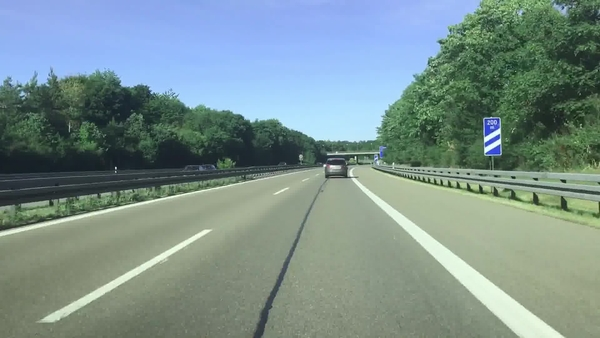
#> input picture road.jpg, 600 x 338 px
$ jupyter execute Notebook1_Filtering_Canny_Hough.ipynb   (shell and % lines are left out)
#> lines starting #> are read from the running program, lines starting #| are printed output that depends on the picture; after the words box and inside, x2 and y2 are one past the last pixel; in counts of white or black regions, pixels touching at a corner belong together
<a href="https://colab.research.google.com/github/Ela-sh8/Line_Detection_CANNY_HOUGH_RANSAC/blob/main/Notebook1_Filtering_Canny_Hough.ipynb" target="_parent"></a>

<div dir="ltr">

  <h2 align=center style="line-height:200%;color:#0099cc">
    <font face="vazir" color="#0099cc">
      Classical Edge & Line Detection Pipeline (Filtering → Canny → Hough/RANSAC)
    </font>
  </h2>

This notebook provides a **controlled empirical study** of a classical computer vision pipeline for line detection in road-like scenes.
The focus is not on building a production system, but on **analyzing robustness** of edge and line detection under:
- Synthetic noise (Gaussian / Salt & Pepper)
- Different smoothing filters
- Automatic thresholding for Canny
- HoughLinesP parameters (and optional RANSAC line fitting)

The main outcome is a set of qualitative/quantitative observations about stability and failure modes of classical methods.

</div>

[cell 1]
# Core dependencies for image processing and visualization.

import cv2
import numpy as np
import pandas as pd
import matplotlib.pyplot as plt

plt.rcParams["figure.figsize"] = (6,6)

def imshow(img, title="", cmap=None):
    plt.figure()
    if img.ndim == 2:
        plt.imshow(img, cmap=cmap or "gray")
    else:
        plt.imshow(cv2.cvtColor(img, cv2.COLOR_BGR2RGB))
    plt.title(title)
    plt.axis("off")
    plt.show()

def psnr(ref, den):
    mse = np.mean((ref.astype(np.float32) - den.astype(np.float32))**2)
    if mse == 0:
        return 99.0
    return 20 * np.log10(255.0 / np.sqrt(mse))

def to_gray(bgr):
    return cv2.cvtColor(bgr, cv2.COLOR_BGR2GRAY)

[cell 2]
# Load input image and convert to grayscale for classical edge-based processing.

IMG_PATH = "road.jpg"
img_bgr = cv2.imread(IMG_PATH, cv2.IMREAD_COLOR)
#> img_bgr is the input picture: shape (338, 600, 3); mean B, G, R 141.2, 144.2, 122.8
assert img_bgr is not None, "Cannot load image"
img_gray = to_gray(img_bgr)

imshow(img_bgr, "Original (BGR)")

[cell 3]
# Noise injection utilities: simulate Gaussian and Salt & Pepper noise to stress-test the pipeline.

def add_gaussian_noise(img_u8, sigma=15):
#> called with sigma = 20
    row, col = img_u8.shape
    gauss = np.random.normal(0, sigma, (row, col))
    noisy = img_u8.astype(np.float32) + gauss
    noisy = np.clip(noisy, 0, 255).astype(np.uint8)

    return noisy

def add_salt_pepper(img_u8, p=0.02):
#> called with p = 0.03
    noisy = img_u8.copy()
    row, col = noisy.shape
    num = int(p * row * col)

    # Salt(white)
    row_coords = np.random.randint(0, row, num)
    col_coords = np.random.randint(0, col, num)
    noisy[row_coords, col_coords] = 255

    # Pepper(black)
    row_coords = np.random.randint(0, row, num)
    col_coords = np.random.randint(0, col, num)
    noisy[row_coords, col_coords] = 0
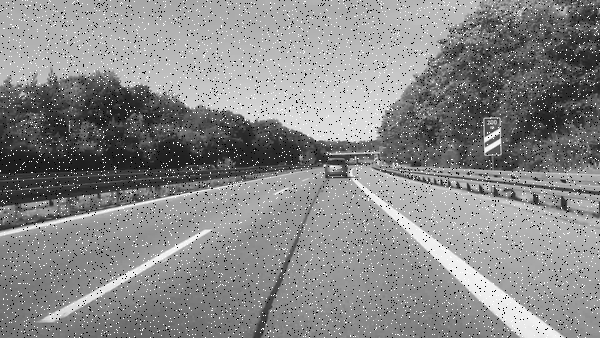
#> noisy: shape (338, 600); min 0, max 255, mean 136.8

    return noisy

gauss_noisy = add_gaussian_noise(img_gray, sigma=20)
sp_noisy    = add_salt_pepper(img_gray, p=0.03)

[cell 4]
results = []

# Gaussian Noise + 3 filters
gaussian_on_gauss   = cv2.GaussianBlur(gauss_noisy, (5,5), 1.5)
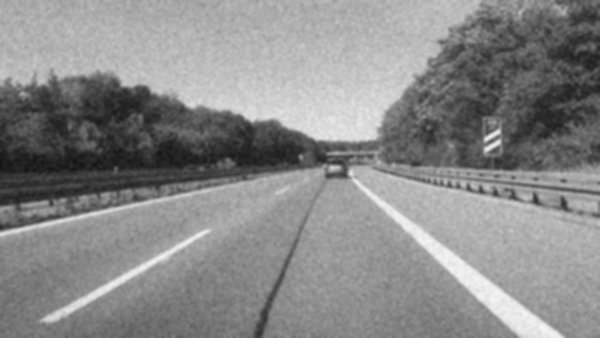
#> gaussian_on_gauss: shape (338, 600); min 19, max 246, mean 136.9
median_on_gauss     = cv2.medianBlur(gauss_noisy, 5)
bilateral_on_gauss  = cv2.bilateralFilter(gauss_noisy, d=9, sigmaColor=75, sigmaSpace=75)

results.append(("Gaussian Noise", "Gaussian Blur", psnr(img_gray, gaussian_on_gauss)))
#> in psnr, `mse = np.mean((ref.astype(np.float32) - den.astype(np.float32))**2)`: mse = 102.2
results.append(("Gaussian Noise", "Median Filter", psnr(img_gray, median_on_gauss)))
results.append(("Gaussian Noise", "Bilateral Filter", psnr(img_gray, bilateral_on_gauss)))

# Salt & Pepper Noise + 3 filters
gaussian_on_sp   = cv2.GaussianBlur(sp_noisy, (5,5), 1.5)
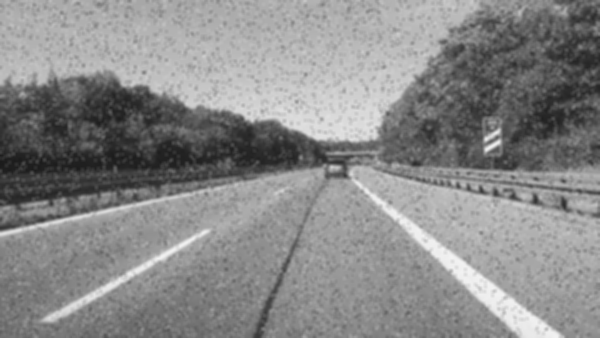
#> gaussian_on_sp: shape (338, 600); min 27, max 243, mean 136.8
median_on_sp     = cv2.medianBlur(sp_noisy, 5)
bilateral_on_sp  = cv2.bilateralFilter(sp_noisy, d=9, sigmaColor=75, sigmaSpace=75)

results.append(("Salt & Pepper Noise", "Gaussian Blur", psnr(img_gray, gaussian_on_sp)))
results.append(("Salt & Pepper Noise", "Median Filter", psnr(img_gray, median_on_sp)))
results.append(("Salt & Pepper Noise", "Bilateral Filter", psnr(img_gray, bilateral_on_sp)))

[cell 5]
for noise, filt, val in results:
    print(f"{filt} on {noise}: PSNR = {val:.2f} dB")
#> this loop made 6 passes
#> (noise, filt, val) on passes 1 to 6: ('Gaussian Noise', 'Gaussian Blur', 28.04), ('Gaussian Noise', 'Median Filter', 27.19), ('Gaussian Noise', 'Bilateral Filter', 28.22), ('Salt & Pepper Noise', 'Gaussian Blur', 26.33), ('Salt & Pepper Noise', 'Median Filter', 28.35), ('Salt & Pepper Noise', 'Bilateral Filter', 23.03)
#> (printed output is left out)

[cell 6]
# show imgs
plt.figure(figsize=(15,10))

# original image on noise
plt.subplot(3,3,1); plt.imshow(img_bgr, cmap="gray"); plt.title("Original"); plt.axis("off")
plt.subplot(3,3,2); plt.imshow(gauss_noisy, cmap="gray"); plt.title("Gaussian Noise"); plt.axis("off")
plt.subplot(3,3,3); plt.imshow(sp_noisy, cmap="gray"); plt.title("Salt & Pepper Noise"); plt.axis("off")

# filters on Gaussian noise
plt.subplot(3,3,4); plt.imshow(gaussian_on_gauss, cmap="gray"); plt.title("Gaussian Blur (Gauss)"); plt.axis("off")
plt.subplot(3,3,5); plt.imshow(median_on_gauss, cmap="gray"); plt.title("Median (Gauss)"); plt.axis("off")
plt.subplot(3,3,6); plt.imshow(bilateral_on_gauss, cmap="gray"); plt.title("Bilateral (Gauss)"); plt.axis("off")

# filters on Salt & Pepper noise
plt.subplot(3,3,7); plt.imshow(gaussian_on_sp, cmap="gray"); plt.title("Gaussian Blur (S&P)"); plt.axis("off")
plt.subplot(3,3,8); plt.imshow(median_on_sp, cmap="gray"); plt.title("Median (S&P)"); plt.axis("off")
plt.subplot(3,3,9); plt.imshow(bilateral_on_sp, cmap="gray"); plt.title("Bilateral (S&P)"); plt.axis("off")

plt.tight_layout()
plt.show()

[cell 7]
#Comparing using a bar chart
labels = [f"{filt}\n({noise})" for noise, filt, _ in results]
#> labels = 6 items
values = [val for _, _, val in results]
#> values = [28.04, 27.19, 28.22, 26.33, 28.35, 23.03]

plt.figure(figsize=(10,6))
plt.bar(labels, values, color="skyblue")
plt.ylabel("PSNR (dB)")
plt.title("Comparison of Filters on Different Noises")
for i, v in enumerate(values):
    plt.text(i, v+0.2, f"{v:.2f}", ha="center", fontsize=9)
#> this loop made 6 passes
plt.xticks(rotation=30, ha="right")
plt.tight_layout()
plt.show()
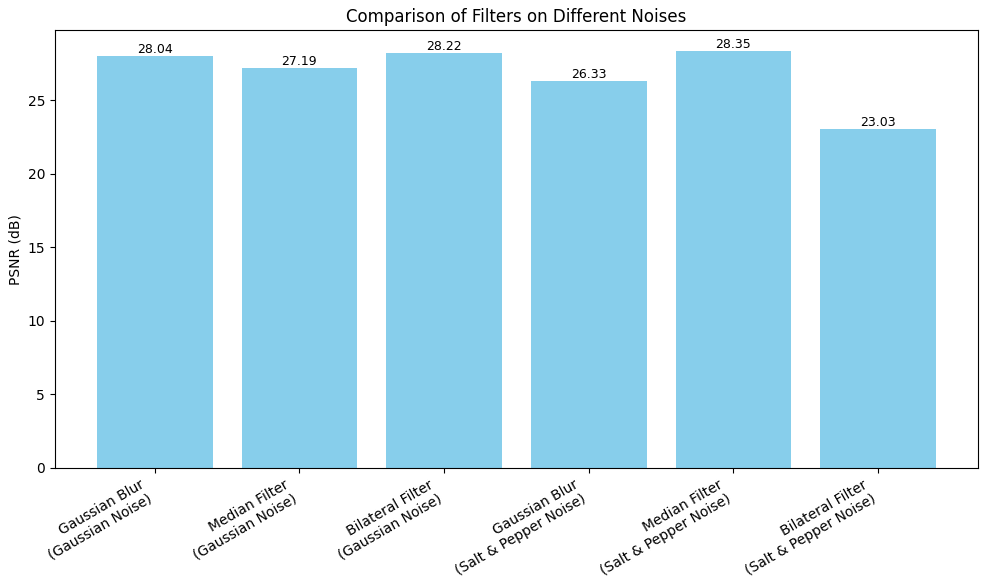
#> figure drawn by matplotlib, 1 panel; tallest bar 28.35 high, from x = 3.6 to 4.4

<div dir="ltr">

**Analysis:**

Gaussian Noise: Bilateral and Gaussian filters perform best due to their smooth averaging behavior, which matches the statistical nature of Gaussian noise. Median filtering is less effective in this case.

Salt-and-Pepper Noise: Median filtering achieves the highest performance (PSNR ≈ 28.3) by effectively removing impulse outliers, while Gaussian and Bilateral filters tend to blur noise and edges.

***Conclusion:***

Gaussian/Bilateral filters are suitable for Gaussian noise, whereas Median filtering is optimal for Salt-and-Pepper noise.

</div>

<div dir="ltr">
  <h1 align=left style="line-height:200%;color:#0099cc">
    <font face="vazir" color="#0099cc">
      Canny Edge Detection (Automatic)
    </font>
  </h1>
</div>

<div dir="ltr">

🔹 **Method Description**

The Canny edge detector consists of four main stages:

Gaussian smoothing to reduce noise

Gradient magnitude computation (typically using Sobel operators)

Non-maximum suppression to thin edge responses

Hysteresis thresholding to retain valid edges using two thresholds

The choice of lower and upper thresholds plays a critical role in the quality of the detected edges.

 ***Experimental Setup***

Thresholds are selected automatically based on image statistics (median gradient magnitude).
Multiple threshold ratios are evaluated, and the relationship between threshold selection and edge density is analyzed by plotting the number of detected edge pixels versus threshold ratios.

</div>

[cell 8]
# Automatic Canny: compute thresholds from image statistics (median) and return edge map.

def auto_canny(img_u8, low_ratio=0.66, high_ratio=1.33, blur_ksize=5):

    blurred = cv2.GaussianBlur(img_u8, (blur_ksize, blur_ksize), 1.0)
    v = np.median(blurred)

    lower = int(max(0, low_ratio * v))
    upper = int(min(255, high_ratio * v))

    edges = cv2.Canny(blurred, lower, upper)
    return edges, (lower, upper)

# test(Commonly used ratios)
ratios = [(0.5, 1.5), (0.33, 1.33), (0.2, 1.2)]
counts = []

for lr, hr in ratios:
    edges, (low, high) = auto_canny(img_bgr, low_ratio=lr, high_ratio=hr)
    num_edges = np.sum(edges > 0)
    counts.append(num_edges)
    plt.figure()
    plt.imshow(edges, cmap="gray")
    plt.title(f"Canny (low={low}, high={high})")
    plt.axis("off")
    plt.show()
#> this loop made 3 passes
#> (lower in auto_canny, upper in auto_canny, low, high, num_edges) on passes 1 to 3: (69, 208, 69, 208, 8311), (45, 184, 45, 184, 11473), (27, 166, 27, 166, 14389)
#> pass 1, in auto_canny, `edges = cv2.Canny(blurred, lower, upper)`:
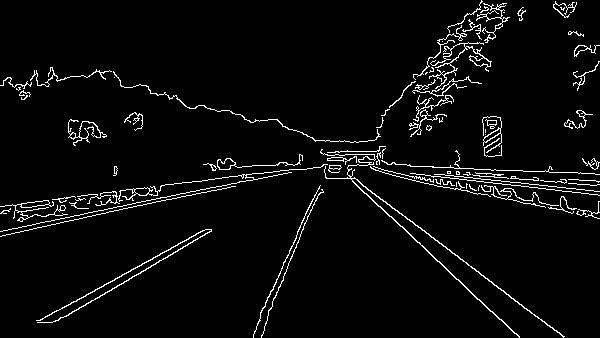
#> edges: shape (338, 600); 4.1% white in thin lines or dots
#> after the loop, counts = [8311, 11473, 14389]

[cell 9]
# plot
plt.figure(figsize=(6,4))
labels = [f"{lr}-{hr}" for lr, hr in ratios]
plt.bar(labels, counts, color="skyblue")
plt.ylabel("Number of Edge Pixels")
plt.title("Effect of Threshold Ratios on Edge Detection")
plt.show()
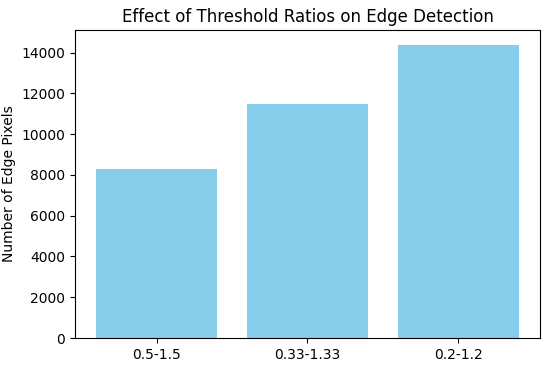
#> figure drawn by matplotlib, 1 panel; tallest bar 14389 high, from x = 1.6 to 2.4

<div dir="ltr">

**Analysis:**

Low thresholds: Detect many weak edges, resulting in noisy and cluttered outputs.

Medium thresholds: Preserve main structures while suppressing noise, offering the best balance.

High thresholds: Keep only strong edges, producing clean results but losing fine details.

Conclusion:
Moderate threshold values provide the most reliable edge detection.

</div>

<div dir="ltr">
  <h1 align=left style="line-height:200%;color:#0099cc">
    <font face="vazir" color="#0099cc">
      Line Detection with HoughLinesP and Line Coverage
    </font>
  </h1>
</div>

<div dir="ltr">

🔹 **HoughLinesP and Line Coverage**

The Hough transform represents image lines in a
(
𝜌
,
𝜃
)
(ρ,θ) parameter space, while HoughLinesP returns finite line segments suitable for practical detection.

Detection quality is highly sensitive to parameters such as the threshold and minimum line length.
Lines are detected using cv2.HoughLinesP, and a coverage metric is defined as the percentage of edge pixels covered by the detected segments.

A grid search over Hough parameters is performed, and the resulting line segments are overlaid on the original image to assess coverage of dominant structures (e.g., road lines) and the detection of short segments.

</div>

[cell 10]
# Apply trapezoid ROI mask on edge (Canny) image.

def roi_trapezoid(edge_img, left_ratio=0.42, right_ratio=0.58, height_ratio=0.6):

    # edge_img: binary edge image (output of Canny)
    # left_ratio: relative width of top-left point
    # right_ratio: relative width of top-right point
    # height_ratio: relative height of trapezoid top

#> called with left_ratio = 0.42, right_ratio = 0.58, height_ratio = 0.6
    h, w = edge_img.shape[:2]

    # define trapezoid vertices
    pts = np.array([[
        (0, h-1), (w-1, h-1),                      # bottom-left, bottom-right
        (int(w*right_ratio), int(h*height_ratio)), # top-right
        (int(w*left_ratio),  int(h*height_ratio))  # top-left
    ]], dtype=np.int32)

    # create black mask
    mask = np.zeros_like(edge_img, dtype=np.uint8)
    # fill trapezoid with white
    cv2.fillPoly(mask, pts, 255)
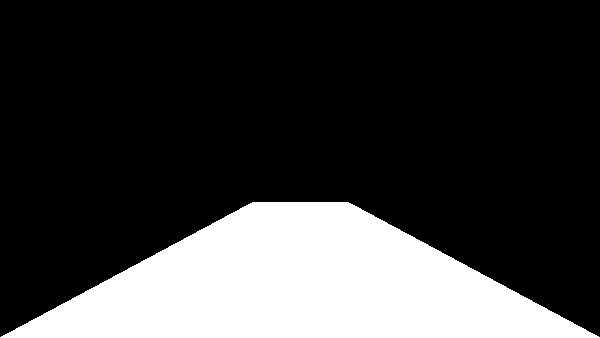
#> mask: shape (338, 600); 23.4% white; 1 white region, box (x1, y1, x2, y2) and area: (0, 202, 600, 338) 47508

    # apply mask on edges
    masked = cv2.bitwise_and(edge_img, mask)
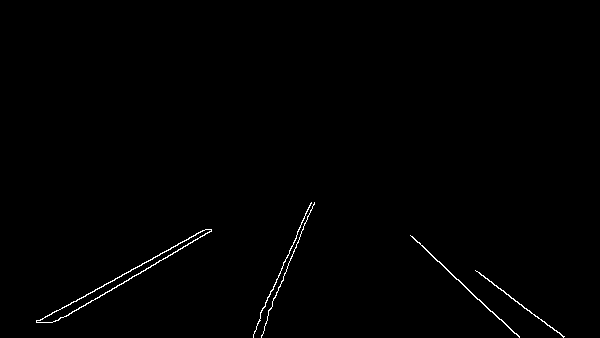
#> masked: shape (338, 600); 0.61% white in thin lines or dots, all inside (x1, y1, x2, y2) = (36, 202, 565, 338)
    return masked, pts, mask


# edges from Canny
roi_edges, roi_points, roi_mask = roi_trapezoid(edges)
#> roi_points = [[0, 337], [599, 337], [348, 202], [252, 202]]

# show results
plt.figure(figsize=(12,5))
plt.subplot(1,3,1); plt.imshow(edges, cmap="gray");     plt.title("Canny edges"); plt.axis("off")
plt.subplot(1,3,2); plt.imshow(roi_mask, cmap="gray");  plt.title("ROI Mask (trapezoid)"); plt.axis("off")
plt.subplot(1,3,3); plt.imshow(roi_edges, cmap="gray"); plt.title("Edges ∩ ROI"); plt.axis("off")
plt.show()

print("ROI points:", roi_points)
#| ROI points: [[[  0 337]
#|   [599 337]
#|   [348 202]
#|   [252 202]]]

[cell 11]
# Line detection using Probabilistic Hough Transform and optional coverage mask visualization.

def detect_lines_houghp(edges, rho=1, theta=np.pi/180, threshold=50, minLineLength=50, maxLineGap=10):

    lines = cv2.HoughLinesP(edges, rho, theta, threshold,minLineLength=minLineLength, maxLineGap=maxLineGap)

    return [l[0].tolist() for l in lines]

def line_coverage(edges, lines, dilate_ksize=3):

    # draw lines on a black canvas
    L = np.zeros_like(edges, dtype=np.uint8)
    for (x1,y1,x2,y2) in lines:
        cv2.line(L, (x1,y1), (x2,y2), 255)

     # dilate lines to cover nearby edge pixels
    kernel = np.ones((dilate_ksize, dilate_ksize), np.uint8)
    L = cv2.dilate(L, kernel)

    # compare with edge pixels
    E = (edges > 0).astype(np.uint8)
    covered = np.sum((L > 0) & (E > 0))
    total   = np.sum(E)
    return 100.0 * covered / max(1, total)

[cell 12]
param_grid = [
    {"threshold": 30, "minLineLength": 20, "maxLineGap": 30},
    {"threshold": 50, "minLineLength": 30, "maxLineGap": 10},
    {"threshold": 80, "minLineLength": 50, "maxLineGap": 20},
    {"threshold": 100, "minLineLength": 80, "maxLineGap": 30},]

results = []

for cfg in param_grid:
    lines = detect_lines_houghp(roi_edges,
                                threshold=cfg["threshold"],
                                minLineLength=cfg["minLineLength"],
                                maxLineGap=cfg["maxLineGap"])

    cov = line_coverage(roi_edges, lines, dilate_ksize=3)
    results.append((cfg, cov, lines))

    print(cfg, "‍‍\n coverage:", round(cov, 2), "%")
#> this loop made 4 passes
#> (covered in line_coverage, cov) on passes 1 to 4: (1204, 97.73), (1143, 92.78), (1156, 93.83), (886, 71.92)
#> (printed output is left out)
#> after the loop, results = 4 items

[cell 13]
best_cfg, best_cov, best_lines = max(results, key=lambda x: x[1])
#> best_cfg = {'threshold': 30, 'minLineLength': 20, 'maxLineGap': 30}; best_cov = 97.73; best_lines = 13 items, first 6: [36, 322, 202, 230], [66, 316, 211, 229], [38, 322, 206, 229], [267, 317, 312, 206], [475, 270, 563, 336], [412, 236, 519, 336]
print("Best config:", best_cfg, "Coverage:", round(best_cov, 2), "%")
#| Best config: {'threshold': 30, 'minLineLength': 20, 'maxLineGap': 30} Coverage: 97.73 %

# show on org img
img_with_lines = img_bgr.copy()
for (x1, y1, x2, y2) in best_lines:
    cv2.line(img_with_lines, (x1, y1), (x2, y2), (0, 0, 255), 2)
#> this loop made 13 passes
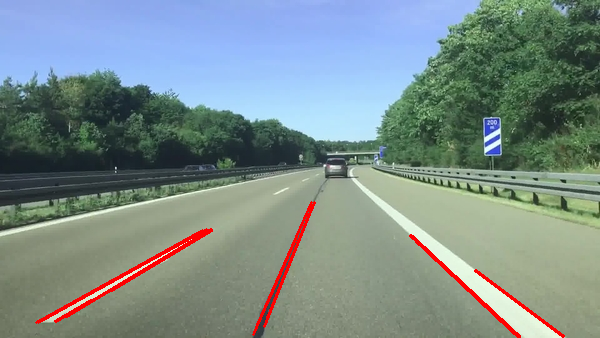
#> img_with_lines: shape (338, 600, 3); 1.63% of pixels changed, all inside (x1, y1, x2, y2) = (35, 201, 565, 338)

plt.figure(figsize=(8,8))
plt.imshow(cv2.cvtColor(img_with_lines, cv2.COLOR_BGR2RGB))
plt.title(f"Best HoughP (coverage={best_cov:.2f}%)")
plt.axis("off")
plt.show()

<div dir="ltr">

**Analysis:**

HoughLinesP successfully detects the main road lines with high accuracy, achieving over 93% edge coverage, indicating reliable performance on strong and continuous structures.
However, the left-side boundary line near the guardrail is not detected, likely due to weak or fragmented edges and insufficient votes in the parameter space.

Adjusting parameters (lower thresholds or shorter minimum line lengths) increases detection of short segments but still fails to recover this weak line.
Overall, HoughLinesP performs well for clear and dominant road lines, but struggles with faint or noisy structures, motivating improved preprocessing or complementary methods such as RANSAC.

</div>

<div dir="ltr">
<h2 align=left style="line-height:200%;color:#0099cc">
    <font face="vazir" color="#0099cc">
      Dominant Line Estimation with RANSAC
    </font>
  </h2>

RANSAC is a robust model-fitting algorithm designed to handle outliers.
At each iteration, two edge points are randomly sampled to estimate a candidate line, and the number of inliers within a distance threshold is counted.
The model with the highest inlier support is selected as the dominant line.

In this stage, RANSAC is implemented to estimate the single dominant line from edge points.
Its inlier coverage is compared against the best-performing Hough-based result to analyze robustness under noise and fragmented edges.
</div>

[cell 14]
def ransac_line_fit(edge_img, n_iter=500, dist_thresh=2.5, seed=0):
    """
    Robust single dominant-line fitting using RANSAC on edge points.
    Returns an RGB image with the detected dominant line overlaid.
    """
#> called with n_iter = 500, dist_thresh = 2.5, seed = 0

    # Convert edge image to BGR for visualization
    out_img = cv2.cvtColor(edge_img, cv2.COLOR_GRAY2BGR)
#> out_img: shape (338, 600, 3); 7.1% white in thin lines or dots

    # Extract edge points
    ys, xs = np.where(edge_img > 0)
#> ys = 14389 values from 0 to 337; xs = 14389 values, max 599 at index 258, min 0 at index 3223, mean 355.3
    pts = np.stack([xs, ys], axis=1).astype(np.float32)
#> pts = 14389 pairs, first value 0 to 599, second value 0 to 337

    if pts.shape[0] < 2:
        return out_img

    rng = np.random.default_rng(seed)

    best_model = None
    best_inliers = 0

    # RANSAC iterations
    for _ in range(n_iter):
        i, j = rng.choice(len(pts), size=2, replace=False)
        (x1, y1), (x2, y2) = pts[i], pts[j]

        if x1 == x2 and y1 == y2:
            continue

        # Line model: ax + by + c = 0
        a = (y2 - y1)
        b = -(x2 - x1)
        c = -(a * x1 + b * y1)

        denom = np.sqrt(a*a + b*b) + 1e-9
        dists = np.abs(a*pts[:,0] + b*pts[:,1] + c) / denom

        inliers = np.sum(dists < dist_thresh)

        if inliers > best_inliers:
            best_inliers = inliers
            best_model = (a, b, c)
#> this loop made 500 passes
#> (i, j, x1, y1, x2, y2, a, b) on passes 1, 5, 6, 9, 34: (12238, 9165, 9, 205, 263, 165, -40, -254), (7246, 8728, 60, 140, 576, 158, 18, -516), (10495, 9097, 484, 179, 391, 164, -15, 93), (5671, 12337, 542, 123, 135, 206, 83, 407), (11980, 5767, 161, 200, 494, 124, -76, -333)

    if best_model is None:
        return out_img

    a, b, c = best_model
    h, w = edge_img.shape

    # Compute line intersections with image borders
    points = []

    if b != 0:
        y0 = int((-c - a*0) / b)
        yw = int((-c - a*(w-1)) / b)
        if 0 <= y0 < h:
            points.append((0, y0))
        if 0 <= yw < h:
            points.append((w-1, yw))

    if a != 0:
        x0 = int((-c - b*0) / a)
        xh = int((-c - b*(h-1)) / a)
        if 0 <= x0 < w:
            points.append((x0, 0))
        if 0 <= xh < w:
            points.append((xh, h-1))

    # Draw dominant line
    if len(points) >= 2:
        cv2.line(out_img, points[0], points[1], (0, 0, 255), 3)
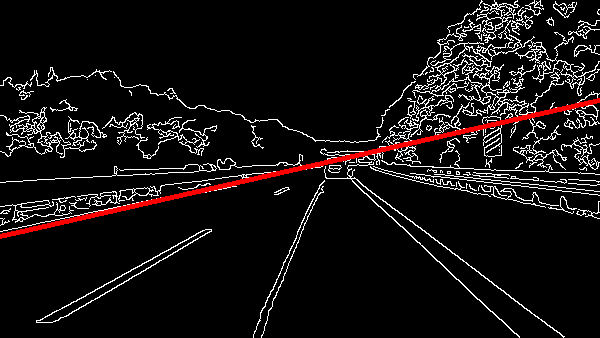
#> out_img: shape (338, 600, 3); mean B, G, R 17.2, 17.2, 21

    return out_img

[cell 15]
ransac_result = ransac_line_fit(edges)

plt.imshow(ransac_result[..., ::-1])
plt.title("RANSAC Dominant Line")
plt.axis("off")
plt.show()
